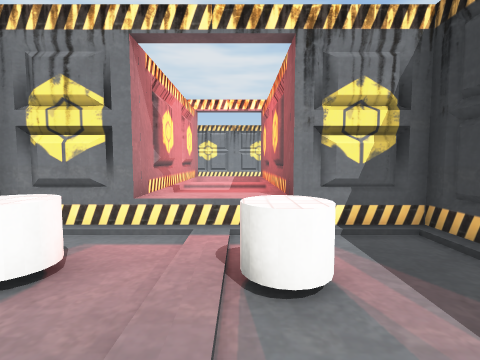
view 1 (above)

13 first-person views from a walk through a 3-D level made in the Unity game engine. The camera is 1.3 m above the floor, tilts 4° down and sees 85° across. The floor is counted in squares, 1 m on a side. Each view is taken from the middle of a square. On the plan, view 1 faces up. The plan holds only what a view shows up to about 13 squares ahead; the rest is blank. The place goes on beyond the plan. Door leaves are left out, so doorways stand open. Some surface patterns are stand-ins.

view 2
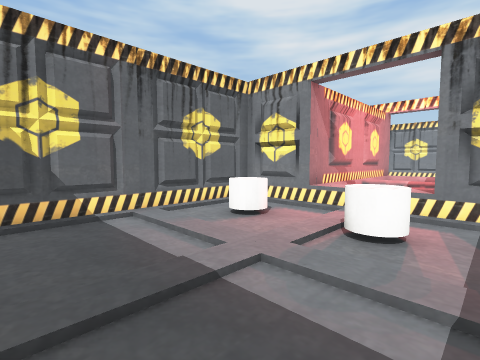

view 3
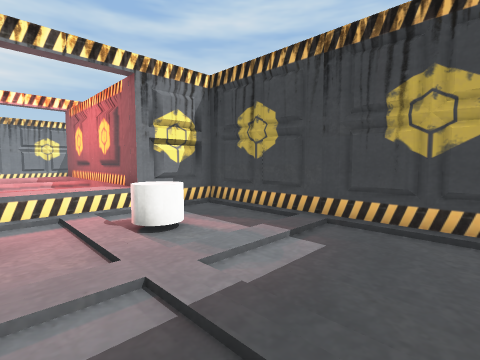

view 4
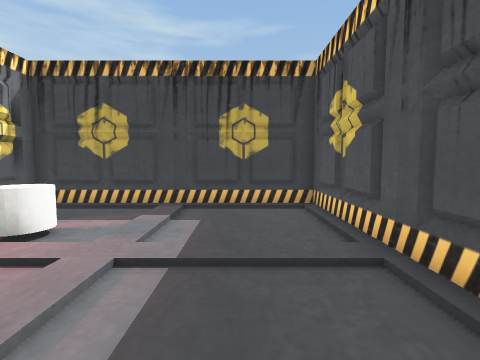

view 5
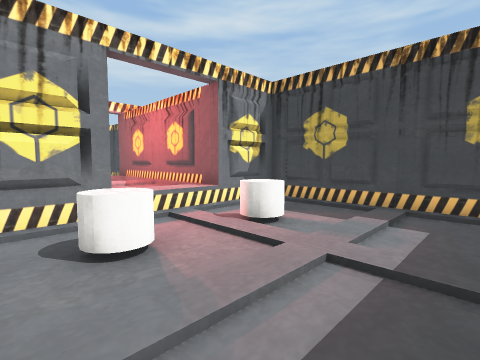

view 6
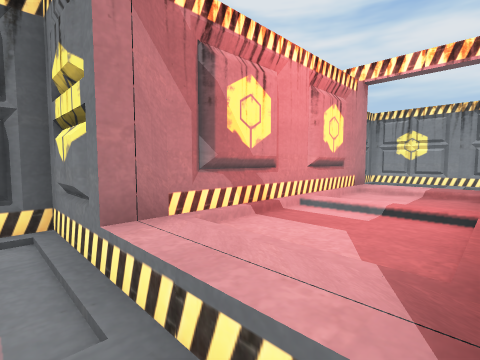

view 7
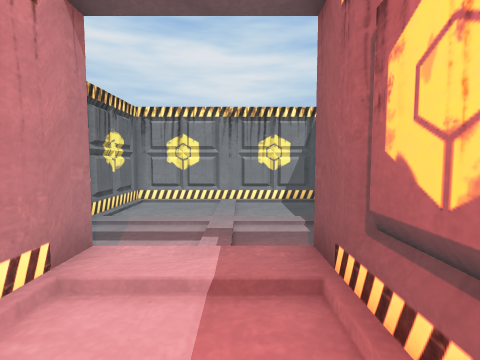

view 8
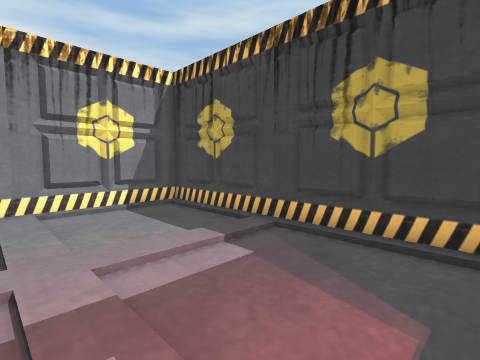

view 9
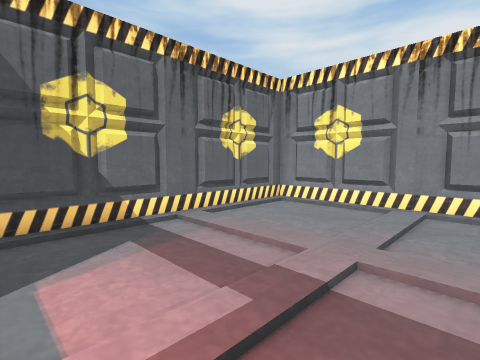

view 10
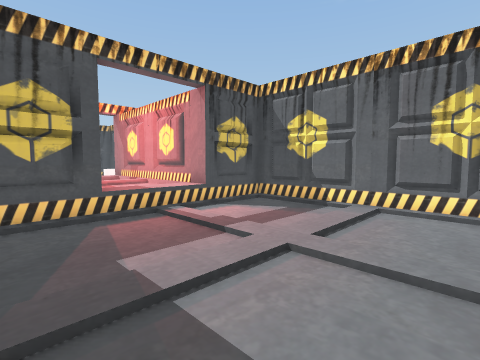

view 11
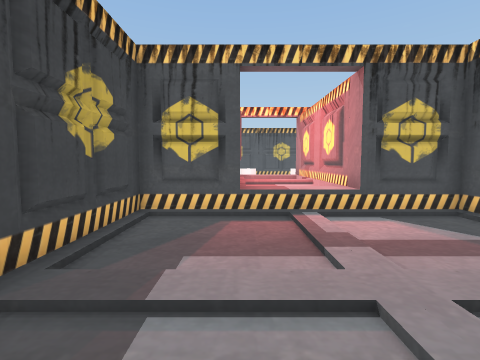

view 12
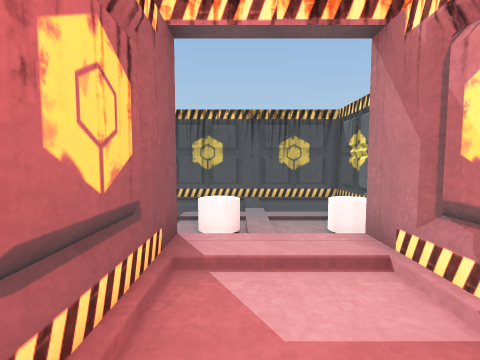

view 13
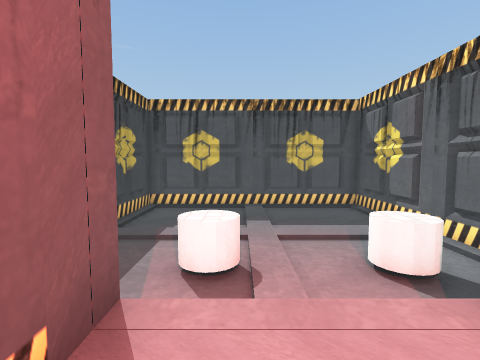

### Floor plan
Key: @ floor where view 1 was taken; # wall or solid block; . main floor; : floor 0.5 m higher than the main floor; D open door; C cylinder.
Columns run from 5 left of view 1 to 4 right of it. Each row starts with its distance up from view 1.
 21 ##########
 20 #........#
 19 #........#
 18 #........#
 17 #........#
 16 #........#
 15 #........#
 14 #........#
 13 #........#
 12 ###DDDD###
 11    #::#
 10    #::#
  9    #::#
  8    #::#
  7    #::#
  6    #::#
  5 ###DDDD###
  4 #........#
  3 #.CC.CC..#
  2 #....C...#
  1 #........#
  0 #....@...#
 -1 #........#
 -2 #........#
 -3 ##########

Where each view was taken, in squares from view 1:
view 1: 0 up, 0 right, facing up
view 2: 2 down, 2 right, facing up-left
view 3: 2 down, 2 left, facing up-right
view 4: 1 down, 4 left, facing right
view 5: 1 down, 4 left, facing up-right
view 6: 4 up, 1 right, facing up-left
view 7: 9 up, 0 right, facing up
view 8: 13 up, 1 left, facing up-right
view 9: 13 up, 1 right, facing up-left
view 10: 19 up, 3 right, facing down-left
view 11: 19 up, 1 right, facing down
view 12: 9 up, 0 right, facing down
view 13: 7 up, 0 right, facing down
